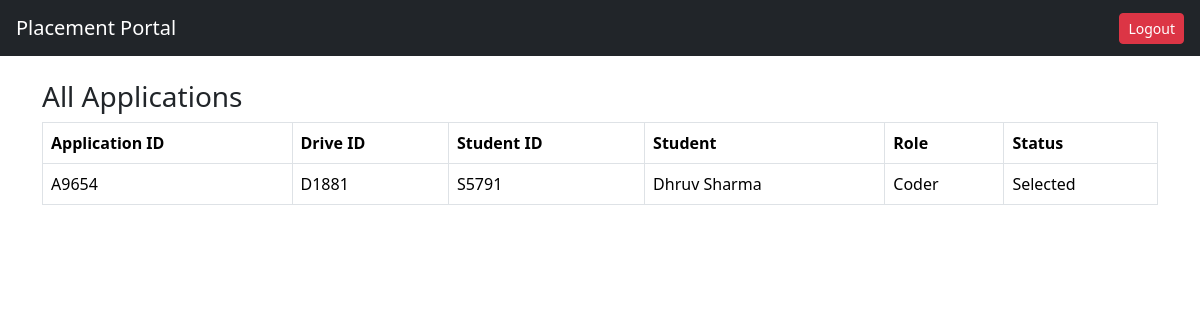
/admin/applications (signed in), run on an earlier commit of the app's database.
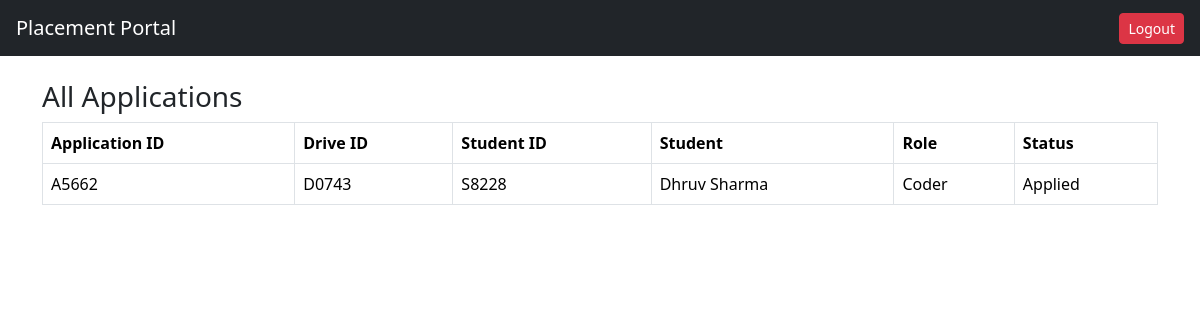
And on a later commit of the database.
### tables this page shows
CREATE TABLE application(
    id INTEGER PRIMARY KEY AUTOINCREMENT,
    application_uid TEXT,
    student_id INTEGER,
    drive_id INTEGER,
    status TEXT DEFAULT 'Applied',
    applied_on TEXT,
    UNIQUE(student_id, drive_id));

CREATE TABLE drive(
        id INTEGER PRIMARY KEY AUTOINCREMENT,
        drive_uid TEXT UNIQUE,
        company_id INTEGER,
        job_title TEXT,
        job_description TEXT,
        eligibility TEXT,
        deadline TEXT,
        status TEXT DEFAULT 'Pending'
    );

CREATE TABLE student(
        id INTEGER PRIMARY KEY AUTOINCREMENT,
        student_uid TEXT UNIQUE,
        name TEXT,
        email TEXT UNIQUE,
        password TEXT,
        phone TEXT,
        resume TEXT,
        is_active INTEGER DEFAULT 1
    );

### app.py (the view)
@app.route("/admin/applications")
def admin_applications():
    if session.get("role") != "admin":
        return redirect("/")
    conn = get_connection()
    applications = conn.execute("""
    SELECT
        application.application_uid,
        drive.drive_uid,
        student.student_uid,
        student.name,
        drive.job_title,
        application.status
    FROM application
    JOIN student ON student.id = application.student_id
    JOIN drive ON drive.id = application.drive_id
    """).fetchall()
    conn.close()
    return render_template(
        "admin_applications.html",
        applications=applications
    )

### models.py (called while the page is built)
def get_connection():
    conn = sqlite3.connect(DATABASE)
    conn.row_factory = sqlite3.Row
    return conn

### templates/admin_applications.html
{% extends "base.html" %}
{% block content %}
<h3>All Applications</h3>
<table class="table table-bordered">
<tr>
<th>Application ID</th>
<th>Drive ID</th>
<th>Student ID</th>
<th>Student</th>
<th>Role</th>
<th>Status</th>
</tr>
{% for a in applications %}
<tr>
<td>{{ a.application_uid }}</td>
<td>{{a.drive_uid}}</td>
<td>{{a.student_uid}}</td>
<td>{{ a.name }}</td>
<td>{{ a.job_title }}</td>
<td>{{ a.status }}</td>
</tr>
{% endfor %}
</table>
{% endblock %}

What changed in the data, as far as the page shows it:
changed application "Dhruv Sharma": application_uid "A9654" → "A5662"; drive_uid "D1881" → "D0743"; student_uid "S5791" → "S8228"; status "Selected" → "Applied"
